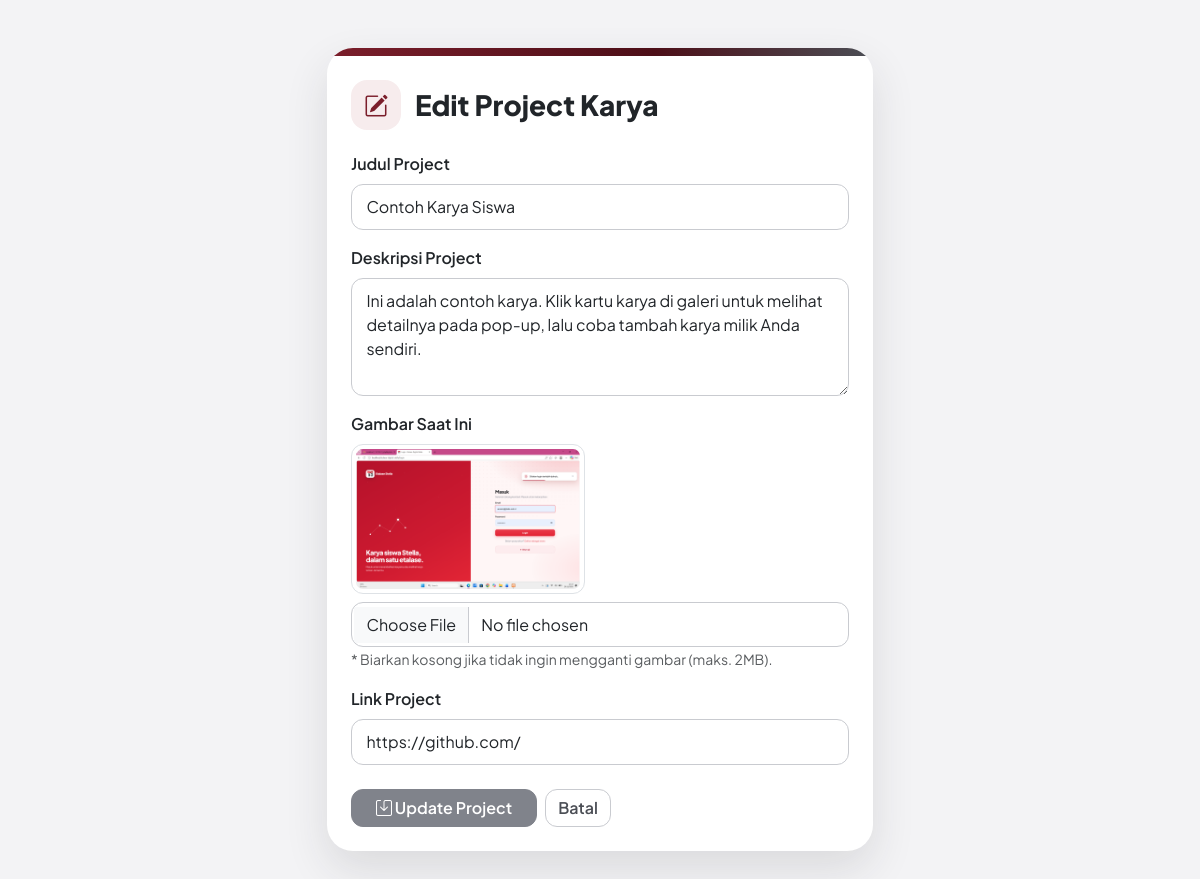
Screenshot of /project_edit.php?id=1 (signed in) with the database file from the repository.
### tables this page shows
CREATE TABLE IF NOT EXISTS projects (
    id INT AUTO_INCREMENT PRIMARY KEY,
    user_id INT NOT NULL,
    nama_project VARCHAR(150) NOT NULL,
    deskripsi TEXT NOT NULL,
    gambar VARCHAR(255) NOT NULL,
    link_project VARCHAR(255) NOT NULL,
    created_at TIMESTAMP DEFAULT CURRENT_TIMESTAMP,
    FOREIGN KEY (user_id) REFERENCES users(id) ON DELETE CASCADE
);

### middleware/auth_check.php (called while the page is built, shortened)
<?php
function e($value): string {
    return htmlspecialchars((string) $value, ENT_QUOTES, 'UTF-8');
}

### project_edit.php (the view, shortened to what this page needs)
<?php
require_once 'config/kuis_db.php';
require_once 'middleware/auth_check.php';
$id = (int) ($_GET['id'] ?? 0);
$stmt = $pdo->prepare("SELECT * FROM projects WHERE id = :id");
$stmt->execute([':id' => $id]);
$project = $stmt->fetch();
?>
<!DOCTYPE html>
<html lang="id">
<head>
    <link href="https://cdn.jsdelivr.net/npm/bootstrap@5.3.0/dist/css/bootstrap.min.css" rel="stylesheet">
    <link rel="stylesheet" href="https://cdn.jsdelivr.net/npm/bootstrap-icons@1.11.0/font/bootstrap-icons.css">
    <link rel="stylesheet" href="assets/css/theme.css">
    <link rel="stylesheet" href="assets/css/form.css">
</head>
<body>
<div class="container my-5">
    <div class="row justify-content-center">
        <div class="col-md-8 col-lg-6">
            <div class="card card-form p-4">
                <div class="form-head"><div class="icon-box"><i class="bi bi-pencil-square"></i></div><h3>Edit Project Karya</h3></div>
                <form method="POST" enctype="multipart/form-data">
                    <div class="mb-3">
                        <label class="form-label fw-semibold">Judul Project</label>
                        <input type="text" name="nama_project" class="form-control" maxlength="150" value="<?= e($project['nama_project']) ?>" required>
                    </div>
                    <div class="mb-3">
                        <label class="form-label fw-semibold">Deskripsi Project</label>
                        <textarea name="deskripsi" class="form-control" rows="4" required><?= e($project['deskripsi']) ?></textarea>
                    </div>
                    <div class="mb-3">
                        <label class="form-label fw-semibold d-block">Gambar Saat Ini</label>
                        <img src="uploads/<?= e($project['gambar']) ?>" class="img-thumbnail preview-img mb-2" alt="Gambar saat ini">
                        <input type="file" id="gambar" name="gambar" class="form-control" accept="image/png, image/jpeg, image/webp">
                        <small class="text-muted">* Biarkan kosong jika tidak ingin mengganti gambar (maks. 2MB).</small>
                    </div>
                    <div class="mb-4">
                        <label class="form-label fw-semibold">Link Project</label>
                        <input type="url" name="link_project" class="form-control" maxlength="255" value="<?= e($project['link_project']) ?>" required>
                    </div>
                    <div class="d-flex gap-2">
                        <button type="submit" class="btn btn-warning px-4"><i class="bi bi-save"></i> Update Project</button>
                        <a href="index.php" class="btn btn-outline-secondary">Batal</a>
                    </div>
                </form>
            </div>
        </div>
    </div>
</div>
</body>
</html>

### assets/css/theme.css (style rules this page uses)
:root { --maroon: #7b1e2b; --maroon-dark: #4d0f18; --maroon-soft: #f7eced; --ink: #2a2b2f; --gray-700: #4b4e55; --gray-500: #80838b; --gray-300: #c9cbd0; --gray-200: #e5e6e9; --gray-100: #f3f3f5; --sidebar-w: 264px; --bs-primary: #7b1e2b; --bs-primary-rgb: 123, 30, 43; --bs-link-color: #7b1e2b; --bs-link-color-rgb: 123, 30, 43; --bs-link-hover-color: #4d0f18; --bs-link-hover-color-rgb: 77, 15, 24; --bs-body-font-family: 'Plus Jakarta Sans', system-ui, -apple-system, 'Segoe UI', Roboto, sans-serif; }
body { font-family: var(--bs-body-font-family); background: var(--gray-100); color: var(--ink); }
.btn { border-radius: 12px; font-weight: 600; }
.btn-warning { --bs-btn-color: #ffffff; --bs-btn-bg: var(--gray-500); --bs-btn-border-color: var(--gray-500); --bs-btn-hover-color: #ffffff; --bs-btn-hover-bg: #65686f; --bs-btn-hover-border-color: #65686f; --bs-btn-active-color: #ffffff; --bs-btn-active-bg: #585b61; --bs-btn-active-border-color: #585b61; }
.btn-outline-secondary { --bs-btn-color: var(--gray-700); --bs-btn-border-color: var(--gray-300); --bs-btn-hover-bg: var(--gray-700); --bs-btn-hover-border-color: var(--gray-700); --bs-btn-hover-color: #ffffff; }
.form-control, .form-select { border-radius: 12px; border-color: var(--gray-300); padding: .62rem .9rem; }

### assets/css/form.css (style rules this page uses)
body { background: var(--gray-100); }
.card-form { border: 0; border-radius: 26px; box-shadow: 0 18px 44px rgba(42, 43, 47, .12); overflow: hidden; position: relative; }
.card-form::before { content: ""; display: block; height: 8px; margin: -1.5rem -1.5rem 1.5rem; background: linear-gradient(90deg, var(--maroon), var(--maroon-dark) 60%, var(--gray-700)); }
.form-head { display: flex; align-items: center; gap: 14px; margin-bottom: 22px; }
.form-head .icon-box { width: 50px; height: 50px; border-radius: 16px; background: var(--maroon-soft); color: var(--maroon); display: flex; align-items: center; justify-content: center; font-size: 1.5rem; }
.form-head h3 { margin: 0; font-weight: 800; }
.preview-img { max-height: 150px; object-fit: cover; border-radius: 12px; }

### rows the page displays
projects: nama_project "Contoh Karya Siswa", deskripsi "Ini adalah contoh karya. Klik kartu karya di galeri untuk melihat detailnya pada pop-up, lalu coba tambah karya milik Anda sendiri.", gambar (picture), link_project "https://github.com/"
